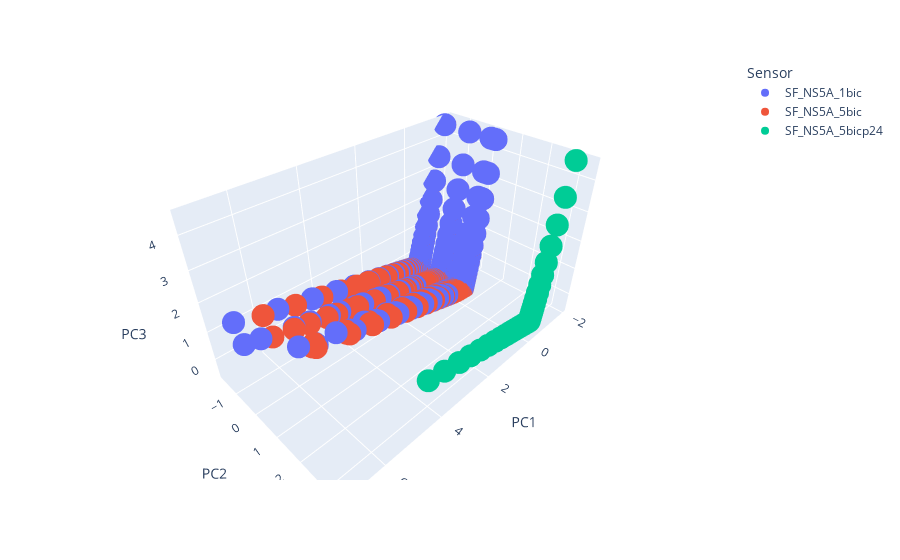

Write notebook code for a chart like this one.
### Code cell
# 4. Scores plot
# check API documentation for plotly.express https://plotly.com/python/3d-scatter-plots

import plotly.express as px

fig = px.scatter_3d(df_scores, x='PC1', y='PC2', z='PC3', color='Sensor')
fig.show()

### Figure 1 — Plotly figure (JSON) as saved in the notebook; plotly's stock layout.template omitted (floating-point values rounded to 4 significant figures; data arrays with more than 128 entries replaced by an {"elided": "..."} marker saying what was removed)
{"data": [{"hovertemplate": "Sensor=SF_NS5A_1bic<br>PC1=%{x}<br>PC2=%{y}<br>PC3=%{z}<extra></extra>", "legendgroup": "SF_NS5A_1bic", "marker": {"color": "#636efa", "symbol": "circle"}, "mode": "markers", "name": "SF_NS5A_1bic", "scene": "scene", "showlegend": true, "type": "scatter3d", "x": {"elided": "366 float values"}, "y": {"elided": "366 float values"}, "z": {"elided": "366 float values"}}, {"hovertemplate": "Sensor=SF_NS5A_5bic<br>PC1=%{x}<br>PC2=%{y}<br>PC3=%{z}<extra></extra>", "legendgroup": "SF_NS5A_5bic", "marker": {"color": "#EF553B", "symbol": "circle"}, "mode": "markers", "name": "SF_NS5A_5bic", "scene": "scene", "showlegend": true, "type": "scatter3d", "x": {"elided": "366 float values"}, "y": {"elided": "366 float values"}, "z": {"elided": "366 float values"}}, {"hovertemplate": "Sensor=SF_NS5A_5bicp24<br>PC1=%{x}<br>PC2=%{y}<br>PC3=%{z}<extra></extra>", "legendgroup": "SF_NS5A_5bicp24", "marker": {"color": "#00cc96", "symbol": "circle"}, "mode": "markers", "name": "SF_NS5A_5bicp24", "scene": "scene", "showlegend": true, "type": "scatter3d", "x": [-1.867, -1.602, -1.392, -1.225, -1.092, -0.9861, -0.9023, -0.8366, -0.7824, -0.741, -0.7074, -0.6808, -0.6597, -0.6428, -0.6294, -0.6187, -0.6102, -0.6035, -0.5979, -0.5935, -0.5899, -0.5868, -0.5843, -0.582, -0.58, -0.578, -0.5761, -0.574, -0.5717, -0.5691, -0.5659, -0.5621, -0.5575, -0.5518, -0.5447, -0.5363, -0.5256, -0.5125, -0.496, -0.4757, -0.4509, -0.42, -0.3826, -0.3367, -0.2812, -0.2136, -0.1315, -0.03392, 0.08475, 0.2265, 0.3934, 0.5896, 0.8211, 1.09, 1.4, 1.762, 2.16, 2.626, 3.137, 3.756, 4.394], "y": [2.946, 2.977, 3.002, 3.021, 3.037, 3.049, 3.059, 3.066, 3.073, 3.078, 3.081, 3.085, 3.087, 3.089, 3.091, 3.092, 3.093, 3.094, 3.094, 3.095, 3.095, 3.095, 3.096, 3.096, 3.096, 3.096, 3.096, 3.096, 3.096, 3.097, 3.097, 3.097, 3.097, 3.097, 3.097, 3.098, 3.098, 3.098, 3.099, 3.1, 3.101, 3.102, 3.104, 3.105, 3.108, 3.111, 3.114, 3.119, 3.125, 3.131, 3.139, 3.149, 3.161, 3.174, 3.19, 3.209, 3.229, 3.252, 3.278, 3.309, 3.341], "z": [4.504, 3.482, 2.674, 2.03, 1.519, 1.112, 0.79, 0.5371, 0.3289, 0.1702, 0.04134, -0.06077, -0.1416, -0.206, -0.257, -0.2977, -0.3299, -0.3551, -0.3759, -0.3917, -0.4045, -0.4146, -0.4226, -0.4289, -0.4338, -0.4376, -0.4406, -0.4427, -0.4444, -0.4454, -0.4459, -0.446, -0.4457, -0.4449, -0.4436, -0.4419, -0.4395, -0.4363, -0.4322, -0.4271, -0.4207, -0.4127, -0.403, -0.391, -0.3765, -0.3587, -0.3371, -0.3114, -0.28, -0.2425, -0.1983, -0.1464, -0.08494, -0.01356, 0.06878, 0.1649, 0.2705, 0.3942, 0.5299, 0.6941, 0.8632]}], "layout": {"legend": {"title": {"text": "Sensor"}, "tracegroupgap": 0}, "margin": {"t": 60}, "scene": {"domain": {"x": [0, 1], "y": [0, 1]}, "xaxis": {"title": {"text": "PC1"}}, "yaxis": {"title": {"text": "PC2"}}, "zaxis": {"title": {"text": "PC3"}}}}}
